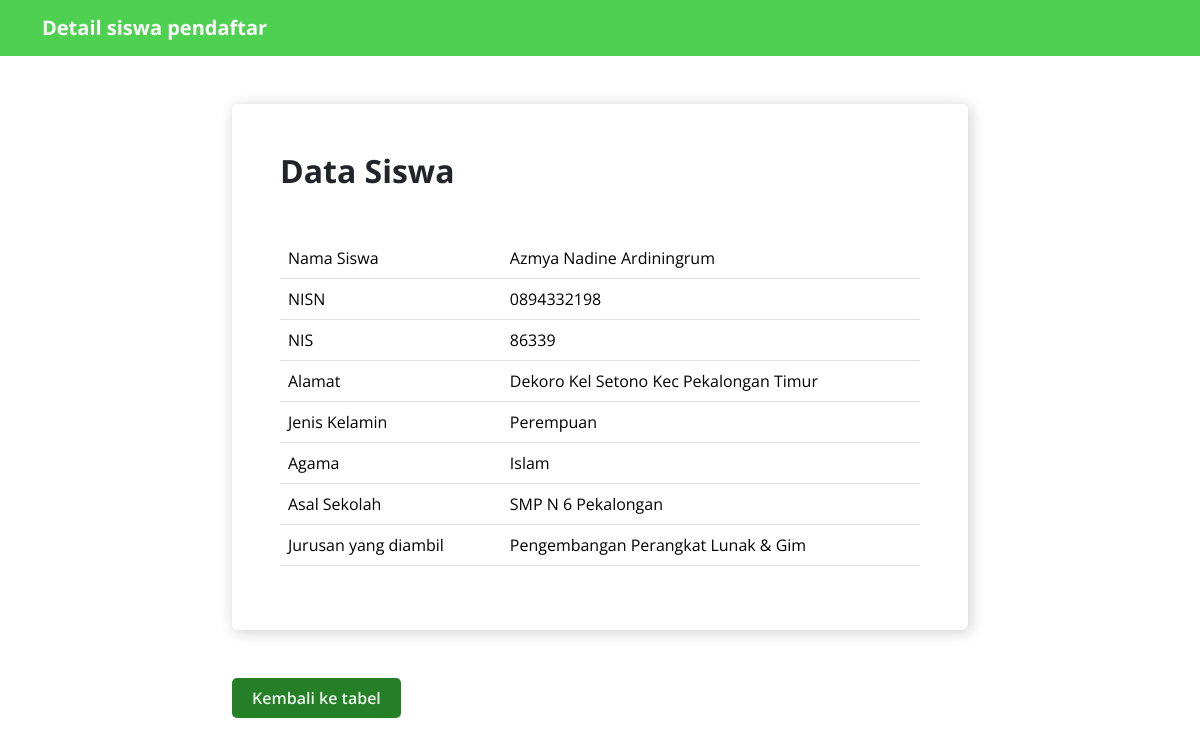
The page /detailpendaftar.php?id=21 on the database its author committed.
### tables this page shows
CREATE TABLE `students` (
  `id` int(11) NOT NULL,
  `nama_siswa` varchar(255) NOT NULL,
  `nisn` varchar(250) NOT NULL,
  `nis` int(6) NOT NULL,
  `alamat` varchar(255) NOT NULL,
  `jenis_kelamin` varchar(255) NOT NULL,
  `agama` varchar(255) NOT NULL,
  `asal_sekolah` varchar(255) NOT NULL,
  `jurusan` varchar(250) NOT NULL,
  `password` varchar(200) DEFAULT NULL,
  `created_at` timestamp NOT NULL DEFAULT current_timestamp()
);

### functions.php (called while the page is built, shortened)
<?php
$connection = mysqli_connect('localhost', 'root', '', 'students_collection');
function getDetailStudent(string $id): array
{
    global $connection;
    $query = "SELECT * FROM students WHERE id = $id LIMIT 1";
    $result = mysqli_query($connection, $query);
    return mysqli_fetch_assoc($result) ?? [];
}

### detailpendaftar.php (the view, shortened to what this page needs)
<?php
require './functions.php';
$id = $_GET['id'] ?? 0;
$student = getDetailStudent($id);
?>
<!DOCTYPE html>
<html lang="en">
<head>
    <link rel="stylesheet" href="./assets/css/bootstrap.min.css">
    <link rel="stylesheet" href="./assets/css/style.css">
</head>
<body class="font-primary">
    <nav class="navbar navbar-expand-lg bg-sc-primary">
        <div class="container">
            <a class="navbar-brand text-white fw-bold" href="index.php">Detail siswa pendaftar</a>
        </div>
    </nav>
    <div class="container">
        <div class="row mt-5">
            <div class="col-lg-8 mx-auto">
                <div class="card p-5">
                    <h2 class="fw-bold mb-5">Data Siswa</h2>
                    <table class="table">
                      <tr>
                        <td>Nama Siswa</td>
                        <td><?php echo $student['nama_siswa'] ?></td>
                      </tr>
                      <tr>
                        <td>NISN</td>
                        <td><?php echo $student['nisn'] ?></td>
                      </tr>
                      <tr>
                        <td>NIS</td>
                        <td><?php echo $student['nis'] ?></td>
                      </tr>
                      <tr>
                        <td>Alamat</td>
                        <td><?php echo $student['alamat'] ?></td>
                      </tr>
                      <tr>
                        <td>Jenis Kelamin</td>
                        <td><?php echo $student['jenis_kelamin'] ?></td>
                      </tr>
                      <tr>
                        <td>Agama</td>
                        <td><?php echo $student['agama'] ?></td>
                      </tr>
                      <tr>
                        <td>Asal Sekolah</td>
                        <td><?php echo $student['asal_sekolah'] ?></td>
                      </tr>
                      <tr>
                        <td>Jurusan yang diambil</td>
                        <td><?php echo $student['jurusan'] ?></td>
                      </tr>
                    </table>
                </div>
                <a href="datapendaftar.php" class="btn btn-primary mt-5">Kembali ke tabel</a>
            </div>
        </div>
    </div>
</body>
</html>

### assets/css/style.css (style rules this page uses)
:root { --color-primary: #4ED151; --color-secondary: #257F27; --color-white: #EDF7ED ; --color-dark: #184F1A; --font-primary: "Open Sans", sans-serif; }
.font-primary { font-family: var(--font-primary); }
.bg-sc-primary { background-color: var(--color-primary); }
.text-white { color: var(--color-white); }
.btn-primary { padding: 8px 20px; font-weight: 600; background-color: var(--color-secondary); border: 0; color: var(--color-white); border-radius: 5px; -webkit-border-radius: 5px; -moz-border-radius: 5px; -ms-border-radius: 5px; -o-border-radius: 5px; transition: all .3s ease; -webkit-transition: all .3s ease; -moz-transition: all .3s ease; -ms-transition: all .3s ease; -o-transition: all .3s ease; }
.card { border: 0; box-shadow: 2px 2px 15px rgba(0, 0, 0, .2); }

### rows shown on the page
students: nama_siswa "Azmya Nadine Ardiningrum", nisn "0894332198", nis "86339", alamat "Dekoro Kel Setono Kec Pekalongan Timur", jenis_kelamin "Perempuan", agama "Islam", asal_sekolah "SMP N 6 Pekalongan", jurusan "Pengembangan Perangkat Lunak & Gim"
